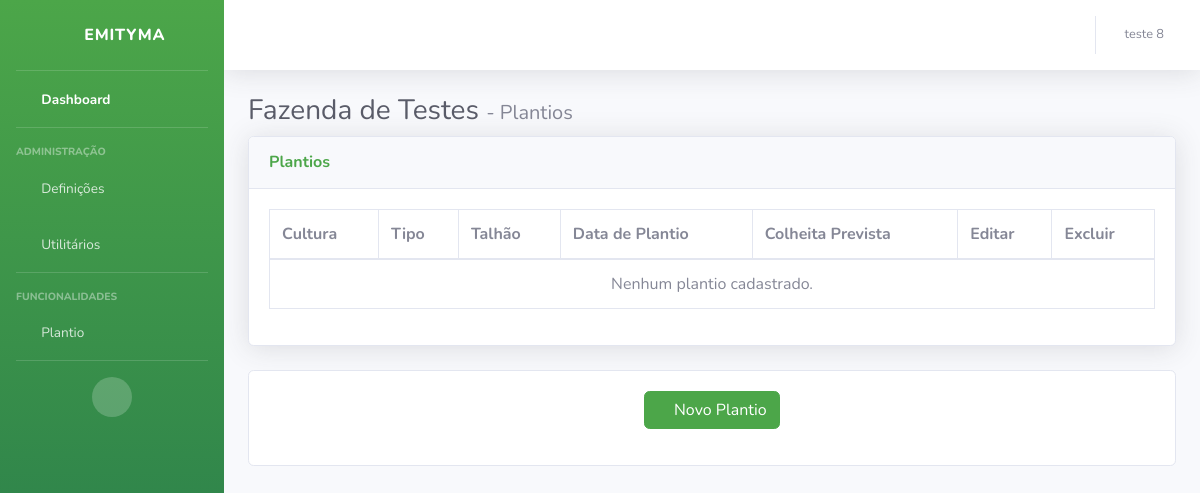
Page /dashboard/fazenda/fazenda-de-testes/plantios/ (signed in) on the earlier database version.
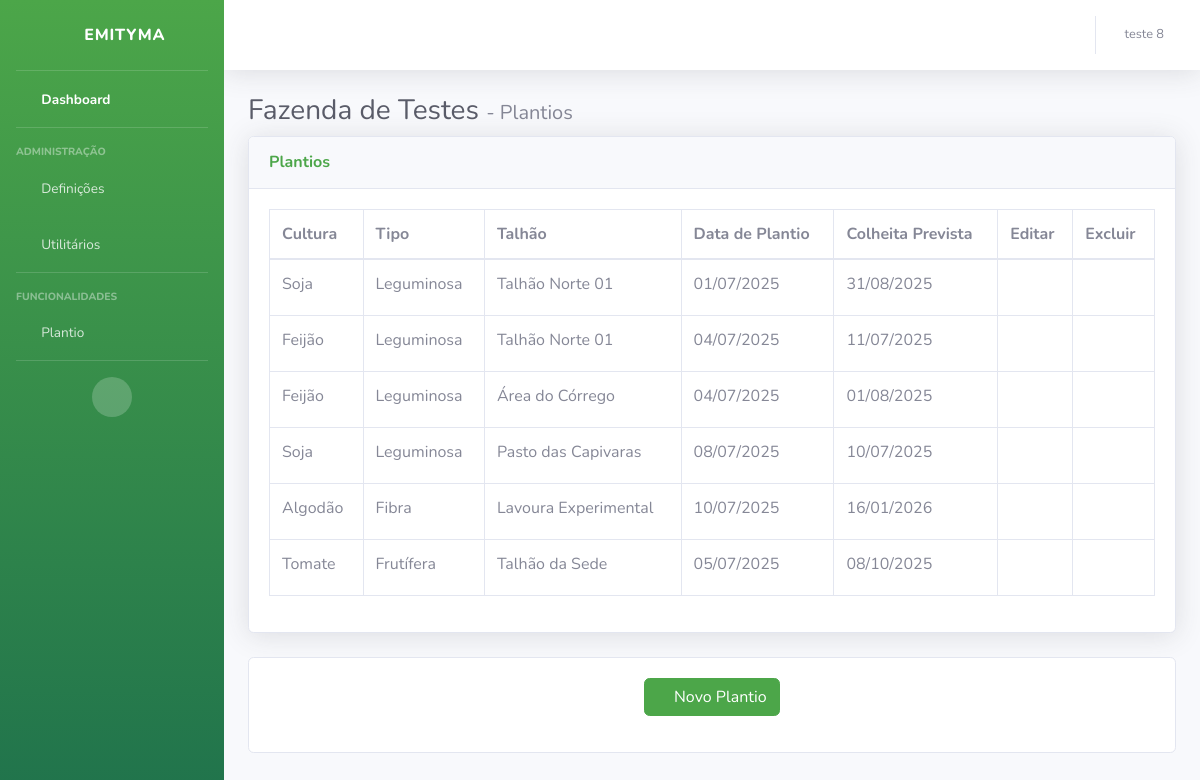
Same page on the later database version.
### core/models.py (models this page shows, shortened)
class Plantio(models.Model):
    dt_plantio           = models.DateField()
    dt_colheitaPrevista  = models.DateField()
    talhao               = models.ForeignKey(Talhao, on_delete=models.CASCADE, related_name='plantios')
    cultura              = models.ForeignKey(Cultura, on_delete=models.CASCADE, related_name='plantios')

class Cultura(models.Model):
    TIPO_CULTURA_CHOICES = [
        ('GC', 'Gramínea Cereal'),
        ('GR', 'Gramínea Forrageira'),
        ('LG', 'Leguminosa'),
        ('PC', 'Planta de Cobertura'),
        ('FR', 'Frutífera'),
        ('FB', 'Fibra'),
    ]
    nome                = models.CharField(max_length=50)
    tp_cultura          = models.CharField(max_length=2, choices=TIPO_CULTURA_CHOICES)  # GC, GR, LG, PC, FR, FB
    descricao           = models.CharField(max_length=500)
    produtividade_media = models.FloatField(help_text="kg por hectare")
    fazenda             = models.ForeignKey(Fazenda, on_delete=models.CASCADE, related_name='culturas')

class Talhao(models.Model):
    nome        = models.CharField(max_length=50)
    area        = models.DecimalField(max_digits=9, decimal_places=2)
    fazenda     = models.ForeignKey('Fazenda', on_delete=models.CASCADE, related_name='talhoes')

### dashboard/views.py (the view)
# urls.py: path('fazenda/<slug:slug>/plantios/', views.plantios, name='plantios'),
def plantios(request, slug):
    usuario_id = request.session.get('usuario_id')
    if not usuario_id:
        return redirect('entrar')
    usuario = Usuario.objects.get(usuario_id=usuario_id)
    fazenda = get_object_or_404(Fazenda, slug=slug)
    usuario_fazenda = UsuarioFazenda.objects.get(fazenda=fazenda, usuario=usuario)
    nivel_acesso = usuario_fazenda.nivel_acesso
    culturas = Cultura.objects.filter(fazenda=fazenda)
    talhoes = Talhao.objects.filter(fazenda=fazenda)
    plantios = Plantio.objects.filter(talhao__fazenda=fazenda).select_related('cultura', 'talhao')
    return render(request, 'dashboard/plantios.html', {
        'fazenda': fazenda,
        'usuario': usuario,
        'nivel_acesso': nivel_acesso,
        'culturas': culturas,
        'talhoes': talhoes,
        'plantios': plantios,
    })

### templates/dashboard/plantios.html (shortened to what the changed rows need)
{% load static %}
<!DOCTYPE html>
<html lang="pt-br">
<head>
    <link href="{% static 'vendor/fontawesome-free/css/all.min.css' %}" rel="stylesheet" type="text/css">
    <link href="{% static 'css/dashboard.css' %}" rel="stylesheet">
</head>
<body id="page-top">
    {% include "dashboard/sidebar.html" %}
    <div class="container-fluid">
        <h1 class="h3 mb-2 text-gray-800">{{ fazenda.nome }} <span class="h5 text-gray-600">- Plantios</span> </h1>
        <div class="card shadow mb-4">
        <div class="card-body">
            <div class="table-responsive">
                <table class="table table-bordered" id="dataTable" width="100%" cellspacing="0">
                    <thead>
                        <tr>
                            <th>Cultura</th>
                            <th>Tipo</th>
                            <th>Talhão</th>
                            <th>Data de Plantio</th>
                            <th>Colheita Prevista</th>
                            <th>Editar</th>
                            <th>Excluir</th>
                        </tr>
                    </thead>
                    <tbody>
                        {% if plantios %}
                            {% for plantio in plantios %}
                            <tr>
                                <td>{{ plantio.cultura.nome }}</td>
                                <td>{{ plantio.cultura.get_tp_cultura_display }}</td>
                                <td>{{ plantio.talhao.nome }}</td>
                                <td>{{ plantio.dt_plantio|date:"d/m/Y" }}</td>
                                <td>{{ plantio.dt_colheitaPrevista|date:"d/m/Y" }}</td>
                                <td>
                                    <button
                                        type="button"
                                        class="btn btn-sm btn-link"
                                        title="Editar"
                                        data-toggle="modal"
                                        data-target="#modalEditarPlantio"
                                        data-id="{{ plantio.id }}"
                                        data-cultura="{{ plantio.cultura.id }}"
                                        data-talhao="{{ plantio.talhao.id }}"
                                        data-dt_plantio="{{ plantio.dt_plantio|date:'Y-m-d' }}"
                                        data-dt_colheita="{{ plantio.dt_colheitaPrevista|date:'Y-m-d' }}">
                                        <i class="fas fa-edit text-primary"></i>
                                    </button>
                                </td>
                                <td>
                                    <form method="post" action="{% url 'excluir_plantio' slug=fazenda.slug %}" style="display:inline;">
                                        <button
                                            type="submit"
                                            class="btn btn-sm btn-link"
                                            title="Excluir">
                                            <i class="fas fa-trash-alt text-danger"></i>
                                        </button>
                                    </form>
                                </td>
                            </tr>
                            {% endfor %}
                        {% else %}
                            <tr>
                                <td colspan="{% if nivel_acesso != 'Operador' %}7{% else %}6{% endif %}" class="text-center">
                                    Nenhum plantio cadastrado.<br>
                                </td>
                            </tr>
                        {% endif %}
                    </tbody>
                </table>
            </div>
        </div>
    </div>
</body>
</html>

Differences in the rows shown:
added Plantio: cultura.nome "Soja", cultura.tp_cultura "Leguminosa", talhao.nome "Talhão Norte 01", dt_plantio "01/07/2025", dt_colheitaPrevista "31/08/2025"
added Plantio: cultura.nome "Feijão", cultura.tp_cultura "Leguminosa", talhao.nome "Talhão Norte 01", dt_plantio "04/07/2025", dt_colheitaPrevista "11/07/2025"
added Plantio: cultura.nome "Feijão", cultura.tp_cultura "Leguminosa", talhao.nome "Área do Córrego", dt_plantio "04/07/2025", dt_colheitaPrevista "01/08/2025"
added Plantio: cultura.nome "Soja", cultura.tp_cultura "Leguminosa", talhao.nome "Pasto das Capivaras", dt_plantio "08/07/2025", dt_colheitaPrevista "10/07/2025"
added Plantio: cultura.nome "Algodão", cultura.tp_cultura "Fibra", talhao.nome "Lavoura Experimental", dt_plantio "10/07/2025", dt_colheitaPrevista "16/01/2026"
added Plantio: cultura.nome "Tomate", cultura.tp_cultura "Frutífera", talhao.nome "Talhão da Sede", dt_plantio "05/07/2025", dt_colheitaPrevista "08/10/2025"
Other differences:
text no longer shown: "Nenhum plantio cadastrado."
